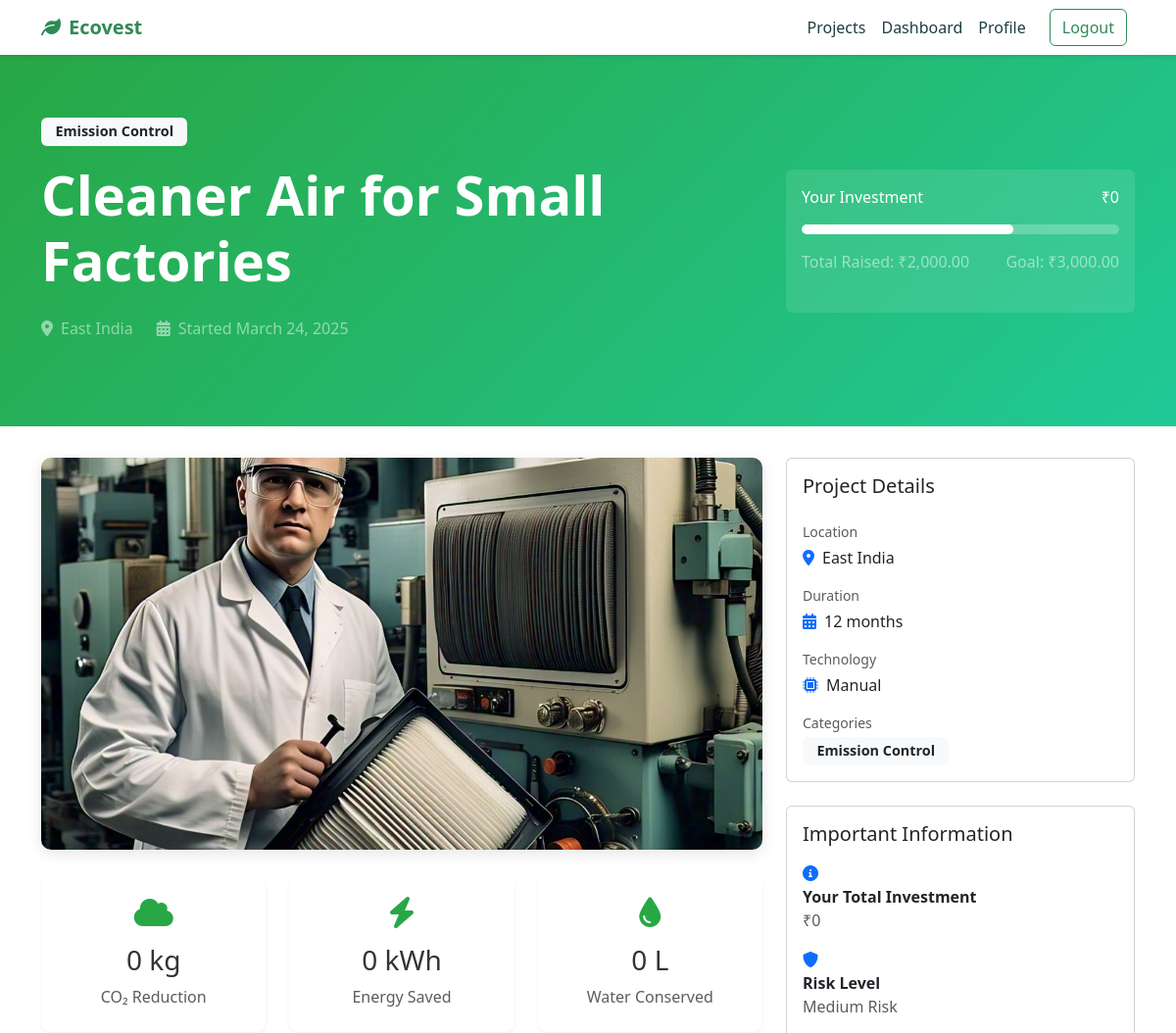
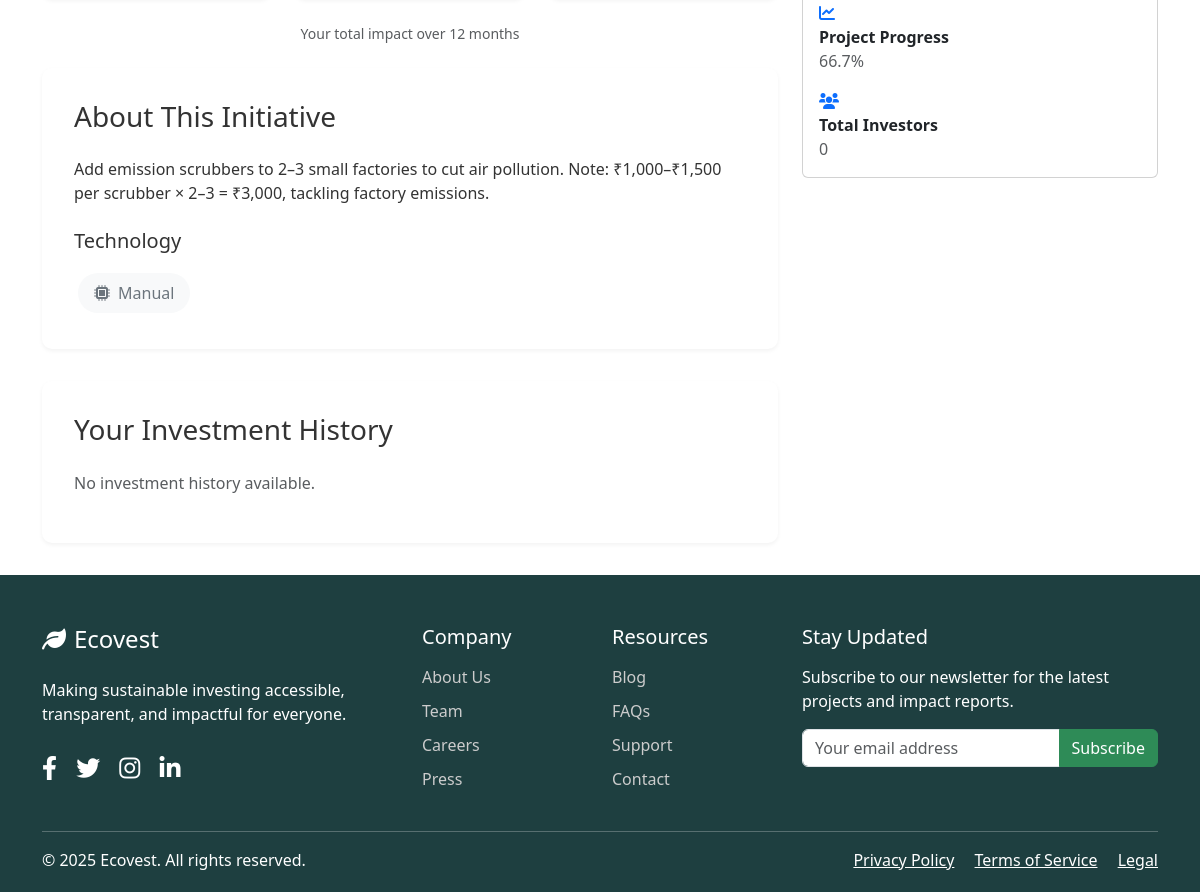
The page /users/initiative/30/ (signed in) on the database as committed earlier (2 pictures, top to bottom).
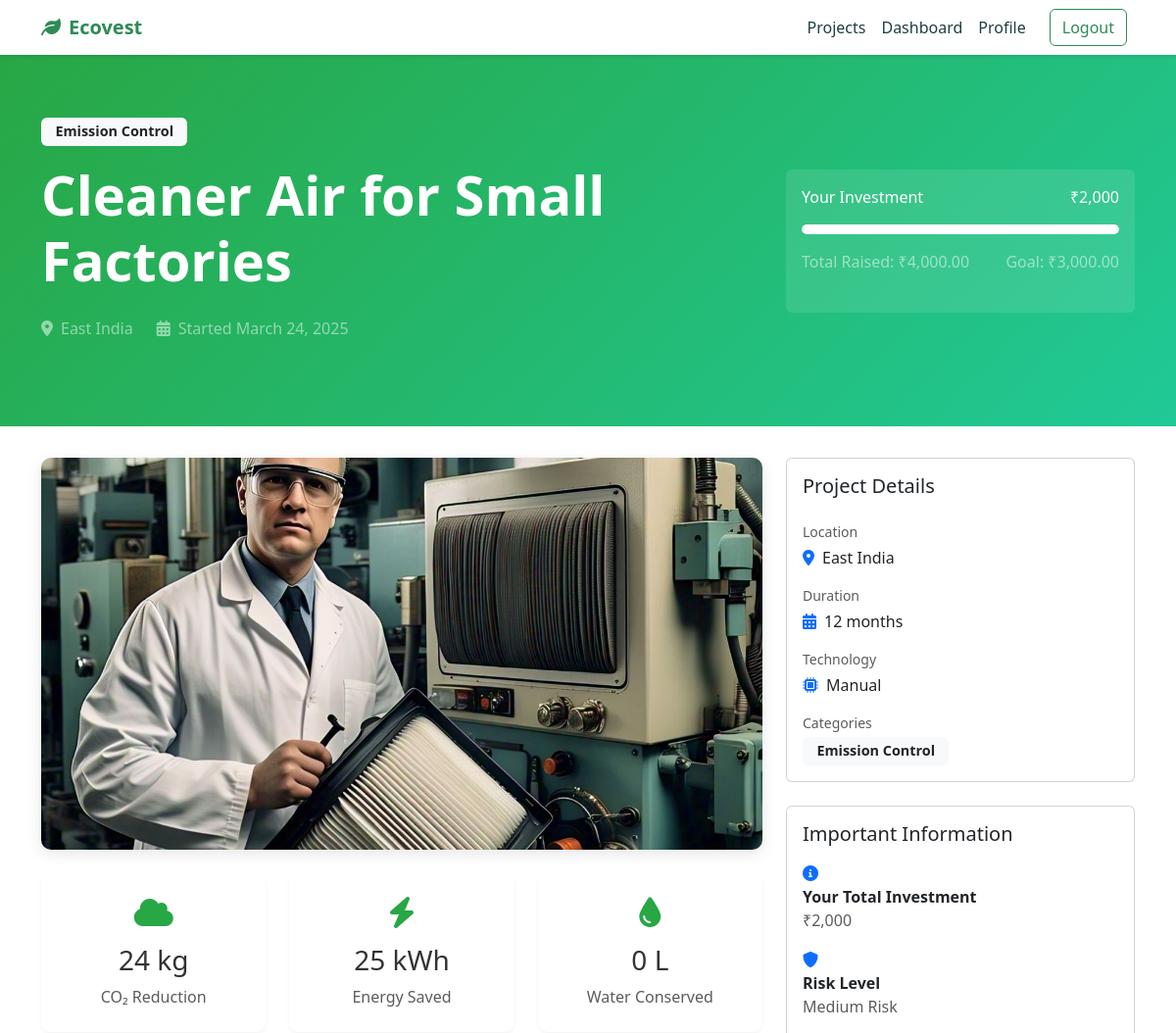
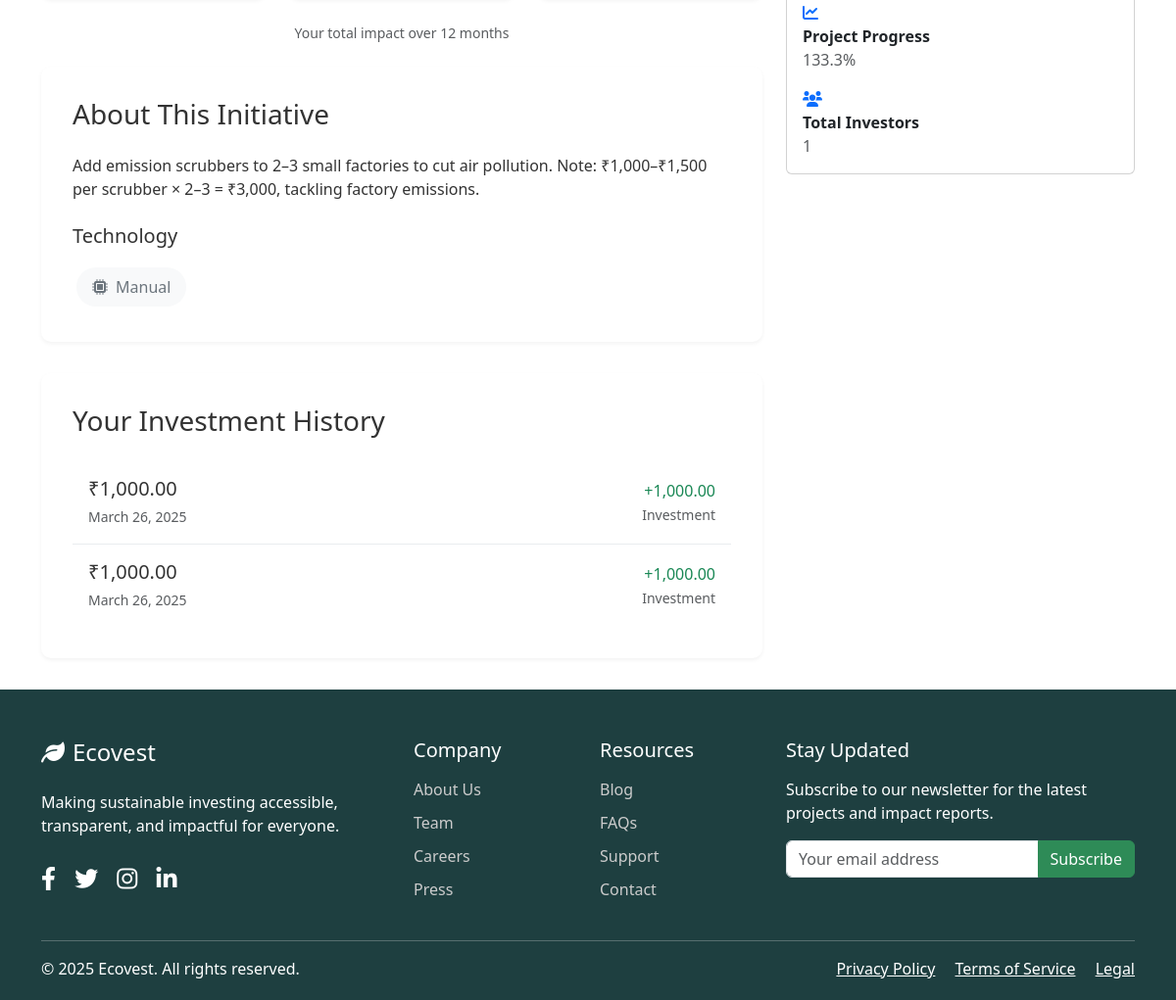
The same page on the database as committed later (2 pictures, top to bottom).
### initiatives/models.py (models this page shows, shortened)
class Category(models.Model):
    name = models.CharField(max_length=100, unique=True, choices=[
        ('Renewable Energy', 'Renewable Energy'),
        ('Recycling', 'Recycling'),
        ('Emission Control', 'Emission Control'),
        ('Water Conservation', 'Water Conservation'),
        ('Reforestation', 'Reforestation'),
        ('Sustainable Agriculture', 'Sustainable Agriculture'),
        ('Clean Transportation', 'Clean Transportation'),
        ('Waste Management', 'Waste Management'),
        ('Green Technology', 'Green Technology'),
        ('Ocean Conservation', 'Ocean Conservation'),
    ])
    description = models.TextField(blank=True)

class Initiative(models.Model):
    STATUS_CHOICES = [
        ('draft', 'Draft'),
        ('active', 'Active'),
        ('funded', 'Funded'),
        ('completed', 'Completed'),
        ('cancelled', 'Cancelled')
    ]
    LOCATION_CHOICES = [
        ('North India', 'North India'),
        ('South India', 'South India'),
        ('East India', 'East India'),
        ('West India', 'West India'),
    ]
    TECHNOLOGY_CHOICES = [
        ('Solar', 'Solar'),
        ('Wind', 'Wind'),
        ('Hydro', 'Hydro'),
        ('Organic', 'Organic'),
        ('Mechanical', 'Mechanical'),
        ('Chemical', 'Chemical'),
        ('Biofuel', 'Biofuel'),
        ('EV', 'EV'),
        ('Manual', 'Manual'),
        ('AI', 'AI')
    ]
    RISK_CHOICES = [
        ('low', 'Low Risk'),
        ('medium', 'Medium Risk'),
        ('high', 'High Risk')
    ]
    title = models.CharField(max_length=200)
    description = models.TextField()
    categories = models.ManyToManyField(Category, related_name='initiatives')
    image = models.ImageField(upload_to='initiatives/', null=True, blank=True)
    status = models.CharField(max_length=20, choices=STATUS_CHOICES, default='draft')
    location = models.CharField(max_length=100)
    technology_type = models.CharField(max_length=20, choices=TECHNOLOGY_CHOICES, default='Manual')
    goal_amount = models.DecimalField(max_digits=12, decimal_places=2)
    current_amount = models.DecimalField(max_digits=12, decimal_places=2, default=0)
    created_at = models.DateTimeField(auto_now_add=True)
    updated_at = models.DateTimeField(auto_now=True)
    risk_level = models.CharField(max_length=20, choices=RISK_CHOICES, default='medium')
    duration_months = models.IntegerField(default=12)
    min_investment = models.DecimalField(max_digits=10, decimal_places=2, default=1000)
    max_investment = models.DecimalField(max_digits=12, decimal_places=2, null=True, blank=True)
    roi_estimate = models.DecimalField(max_digits=5, decimal_places=2, default=0)
    carbon_reduction_per_investment = models.FloatField(default=0)
    energy_savings_per_investment = models.FloatField(default=0)
    water_savings_per_investment = models.FloatField(default=0)
    carbon_impact = models.FloatField(default=0)  # CO2 reduction in kg
    energy_impact = models.FloatField(default=0)  # Energy saved in kWh
    water_impact = models.FloatField(default=0)   # Water saved in liters
    project_scale = models.IntegerField(
        choices=[
            (1, 'Small'),
            (2, 'Medium'),
            (3, 'Large'),
            (4, 'Very Large'),
            (5, 'Enterprise')
        ],
        default=3
    )
    def calculate_risk_score(self):
        analyzer = PortfolioAnalyzer()
        return analyzer.calculate_risk_score(self)
    def get_risk_label(self):
        analyzer = PortfolioAnalyzer()
        return analyzer.get_risk_label(self.calculate_risk_score())
    def get_progress_percentage(self):
        if self.goal_amount == 0:
            return 0
        return (self.current_amount / self.goal_amount) * 100
    class Meta:
        ordering = ['-created_at']

### investments/models.py (models this page shows, shortened)
class Investment(models.Model):
    user = models.ForeignKey(User, on_delete=models.CASCADE, related_name='investments')
    initiative = models.ForeignKey(Initiative, on_delete=models.CASCADE, related_name='investments')
    amount = models.DecimalField(max_digits=12, decimal_places=2, validators=[MinValueValidator(0)])
    created_at = models.DateTimeField(auto_now_add=True)
    updated_at = models.DateTimeField(auto_now=True)
    carbon_impact = models.FloatField(default=0)  # CO2 reduction in kg
    energy_impact = models.FloatField(default=0)  # Energy saved in kWh
    water_impact = models.FloatField(default=0)   # Water saved in liters

### users/views.py (the view)
# urls.py: path('initiative/<int:pk>/', views.user_initiative_detail, name='user_initiative_detail'),
@login_required
def user_initiative_detail(request, pk):
    initiative = get_object_or_404(Initiative, pk=pk)
    user_investments = request.user.investments.filter(initiative=initiative)
    totals = user_investments.aggregate(
        total_invested=Coalesce(Sum('amount'), 0, output_field=DecimalField()),
        carbon=Coalesce(Sum('carbon_impact'), 0, output_field=models.FloatField()),
        energy=Coalesce(Sum('energy_impact'), 0, output_field=models.FloatField()),
        water=Coalesce(Sum('water_impact'), 0, output_field=models.FloatField())
    )
    total_invested = totals['total_invested']
    impact_metrics = {
        'carbon': round(totals['carbon']),
        'energy': round(totals['energy']),
        'water': round(totals['water'])
    }
    investment_history = user_investments.order_by('-created_at')
    context = {
        'initiative': initiative,
        'total_invested': total_invested,
        'impact_metrics': impact_metrics,
        'investment_history': investment_history,
        'total_investors': initiative.investments.values('user').distinct().count(),
    }
    return render(request, 'users/user_initiative_detail.html', context)

### users/templates/users/user_initiative_detail.html (shortened to what this page needs)
{% extends 'core/base.html' %}
{% load static %}
{% load humanize %}
{% block content %}
<section class="hero">
    <div class="container">
        <div class="row align-items-center">
            <div class="col-lg-8">
                <div class="mb-3">
                    {% for category in initiative.categories.all %}
                        <span class="badge bg-light text-dark me-2">{{ category.name }}</span>
                    {% endfor %}
                </div>
                <h1 class="display-4 fw-bold mb-4">{{ initiative.title }}</h1>
                <div class="d-flex align-items-center text-white-50 mb-4">
                    <i class="fas fa-map-marker-alt me-2"></i>
                    <span class="me-4">{{ initiative.location }}</span>
                    <i class="fas fa-calendar-alt me-2"></i>
                    <span>Started {{ initiative.created_at|date:"F d, Y" }}</span>
                </div>
            </div>
            <div class="col-lg-4">
                <div class="card bg-white bg-opacity-10 border-0">
                    <div class="card-body">
                        <div class="d-flex justify-content-between align-items-center mb-3">
                            <span class="text-white">Your Investment</span>
                            <span class="text-white">₹{{ total_invested|intcomma }}</span>
                        </div>
                        <div class="progress bg-white bg-opacity-25 mb-3">
                            <div class="progress-bar bg-white" role="progressbar"
                                 style="width: {{ initiative.get_progress_percentage }}%"></div>
                        </div>
                        <div class="d-flex justify-content-between text-white-50 mb-4">
                            <span>Total Raised: ₹{{ initiative.current_amount|intcomma }}</span>
                            <span>Goal: ₹{{ initiative.goal_amount|intcomma }}</span>
                        </div>
                    </div>
                </div>
            </div>
        </div>
    </div>
</section>
<div class="container">
    <div class="row">
        <div class="col-lg-8">
            {% if initiative.image %}
                <img src="{{ initiative.image.url }}" class="initiative-image mb-4" alt="{{ initiative.title }}">
            {% else %}
                <img src="https://source.unsplash.com/random/800x400/?{{ initiative.categories.first.name|lower }}"
                     class="initiative-image mb-4" alt="{{ initiative.title }}">
            {% endif %}
            <div class="row g-4 mb-4">
                <div class="col-md-4">
                    <div class="impact-card text-center">
                        <i class="fas fa-cloud impact-icon"></i>
                        <h3 class="mb-2">{{ impact_metrics.carbon|floatformat:0|intcomma }} kg</h3>
                        <p class="text-muted mb-0">CO₂ Reduction</p>
                    </div>
                </div>
                <div class="col-md-4">
                    <div class="impact-card text-center">
                        <i class="fas fa-bolt impact-icon"></i>
                        <h3 class="mb-2">{{ impact_metrics.energy|floatformat:0|intcomma }} kWh</h3>
                        <p class="text-muted mb-0">Energy Saved</p>
                    </div>
                </div>
                <div class="col-md-4">
                    <div class="impact-card text-center">
                        <i class="fas fa-tint impact-icon"></i>
                        <h3 class="mb-2">{{ impact_metrics.water|floatformat:0|intcomma }} L</h3>
                        <p class="text-muted mb-0">Water Conserved</p>
                    </div>
                </div>
            </div>
            <div class="text-muted small text-center mb-4">
                Your total impact over {{ initiative.duration_months }} months
            </div>
            <div class="detail-section">
                <h3 class="mb-4">About This Initiative</h3>
                {{ initiative.description|linebreaks }}
                <div class="mt-4">
                    <h5 class="mb-3">Technology</h5>
                    <div class="tech-badge">
                        <i class="fas fa-microchip"></i>
                        {{ initiative.technology_type }}
                    </div>
                </div>
            </div>
            <div class="detail-section">
                <h3 class="mb-4">Your Investment History</h3>
                <div class="investment-history">
                    {% for investment in investment_history %}
                    <div class="investment-item">
                        <div class="d-flex justify-content-between align-items-center">
                            <div>
                                <h5 class="mb-1">₹{{ investment.amount|intcomma }}</h5>
                                <small class="text-muted">{{ investment.created_at|date:"F d, Y" }}</small>
                            </div>
                            <div class="text-end">
                                <div class="text-success">+{{ investment.amount|intcomma }}</div>
                                <small class="text-muted">Investment</small>
                            </div>
                        </div>
                    </div>
                    {% empty %}
                    <p class="text-muted">No investment history available.</p>
                    {% endfor %}
                </div>
            </div>
        </div>
        <div class="col-lg-4">
            <div class="card mb-4">
                <div class="card-body">
                    <h5 class="card-title mb-4">Project Details</h5>
                    <div class="mb-3">
                        <small class="text-muted d-block mb-1">Location</small>
                        <div class="d-flex align-items-center">
                            <i class="fas fa-map-marker-alt text-primary me-2"></i>
                            {{ initiative.location }}
                        </div>
                    </div>
                    <div class="mb-3">
                        <small class="text-muted d-block mb-1">Duration</small>
                        <div class="d-flex align-items-center">
                            <i class="fas fa-calendar-alt text-primary me-2"></i>
                            {{ initiative.duration_months }} months
                        </div>
                    </div>
                    <div class="mb-3">
                        <small class="text-muted d-block mb-1">Technology</small>
                        <div class="d-flex align-items-center">
                            <i class="fas fa-microchip text-primary me-2"></i>
                            {{ initiative.technology_type }}
                        </div>
                    </div>
                    <div>
                        <small class="text-muted d-block mb-1">Categories</small>
                        {% for category in initiative.categories.all %}
                            <span class="badge bg-light text-dark me-2">{{ category.name }}</span>
                        {% endfor %}
                    </div>
                </div>
            </div>
            <div class="card mb-4">
                <div class="card-body">
                    <h5 class="card-title mb-3">Important Information</h5>
                    <ul class="list-unstyled mb-0">
                        <li class="mb-3">
                            <i class="fas fa-info-circle text-primary me-2"></i>
                            <div>
                                <strong>Your Total Investment</strong>
                                <div class="text-muted">₹{{ total_invested|intcomma }}</div>
                            </div>
                        </li>
                        <li class="mb-3">
                            <i class="fas fa-shield-alt text-primary me-2"></i>
                            <div>
                                <strong>Risk Level</strong>
                                <div class="text-muted">{{ initiative.get_risk_label }}</div>
                            </div>
                        </li>
                        <li class="mb-3">
                            <i class="fas fa-chart-line text-primary me-2"></i>
                            <div>
                                <strong>Project Progress</strong>
                                <div class="text-muted">{{ initiative.get_progress_percentage|floatformat:1 }}%</div>
                            </div>
                        </li>
                        <li>
                            <i class="fas fa-users text-primary me-2"></i>
                            <div>
                                <strong>Total Investors</strong>
                                <div class="text-muted">{{ total_investors|intcomma }}</div>
                            </div>
                        </li>
                    </ul>
                </div>
            </div>
        </div>
    </div>
</div>
{% endblock %}

Rows that differ between the two databases and show on the page:
changed Initiative "Cleaner Air for Small Factories": current_amount "2,000.00" → "4,000.00"; get_progress_percentage "66.7" → "133.3"
added Investment: amount "1,000.00", created_at "March 26, 2025"
added Investment: amount "1,000.00", created_at "March 26, 2025"
Other text that changed with them:
{{ total_invested|intcomma }}: "0" → "2,000"
{{ impact_metrics.carbon|floatformat:0|intcomma }}: "0" → "24"
{{ impact_metrics.energy|floatformat:0|intcomma }}: "0" → "25"
{{ total_investors|intcomma }}: "0" → "1"
text no longer shown: "No investment history available."
